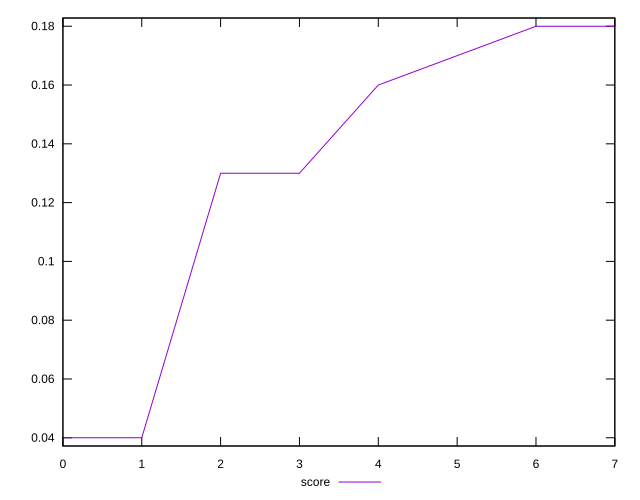

The script that saved this image:
reset

$score <<EOF
0 0.04
1 0.04
2 0.13
3 0.13
4 0.16
5 0.17
6 0.18
7 0.18
EOF

set key outside below
set xrange [0:7]
set yrange [0.037200000000000004:0.1828]
set trange [0.037200000000000004:0.1828]
set terminal svg size 640, 500 enhanced background rgb 'white'
set output "report/report_00029_2021-02-24T13-36-40.390Z/speed-index/samples/astro/score/sorted.svg"

plot $score title "score" with line

reset
